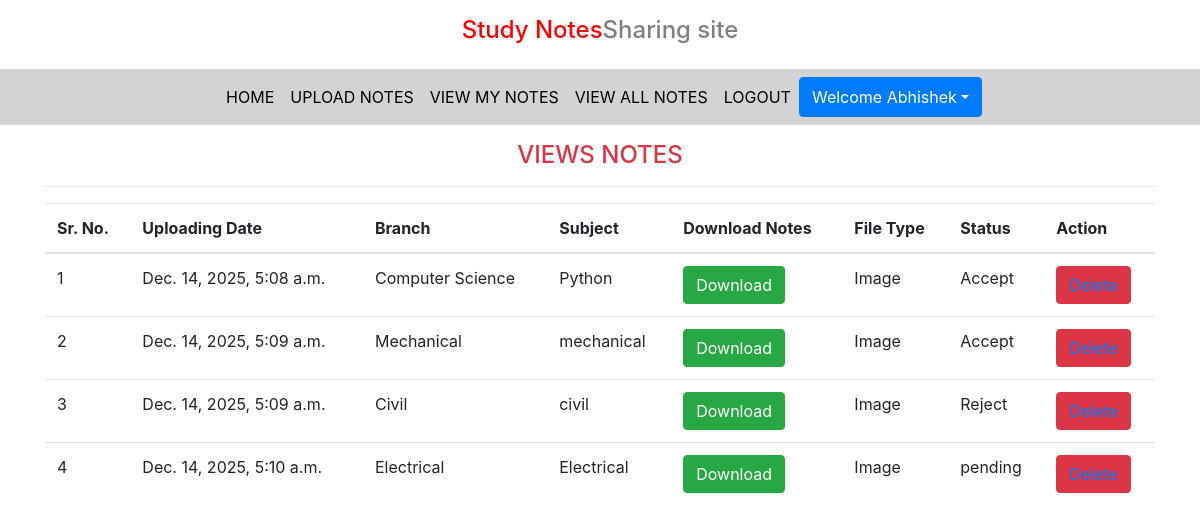
The app's page /view_notes (signed in) with its own data.
### notes/models.py (models this page shows, shortened)
class Notes(models.Model):
    user = models.ForeignKey(User, on_delete=models.CASCADE)
    uploadingdate = models.DateTimeField(auto_now_add=True)
    branch = models.CharField(max_length=30)
    subject = models.CharField(max_length=30)
    notesfile = models.FileField(upload_to='images/', null=True, blank=True)
    filetype = models.CharField(max_length=30, null=True, blank=True)
    description = models.CharField(max_length=200, null=True, blank=True)
    status = models.CharField(max_length=15)

### notes/views.py (the view)
# urls.py: path("view_notes",views.viewnotes,name="view_notes"),
def viewnotes(request):
     if not request.user.is_authenticated:
        return redirect('login')
     user=User.objects.get(id=request.user.id)
     Note=Notes.objects.filter(user=user)
     d={'note':Note}
     return render(request,'view_note.html',d)

### notes/templates/view_note.html
{% extends 'usernavigation.html' %}
{% load static %}
{% block body %}
<div class="container mt-3">
<h4 class="text-center text-danger">VIEWS NOTES</h4>
<hr>
<table class="table table=bordered" id="example">
<thead>
    <tr>
        <th>Sr. No.</th>
        <th>Uploading Date</th>
        <th>Branch</th>
        <th>Subject</th>
        <th>Download Notes</th>
        <th>File Type</th>
        <th>Status</th>
        <th>Action</th>
    </tr>
    {% for i in note %}
    <tr>
        <td>{{forloop.counter}}</td>
        <td>{{i.uploadingdate}}</td>
        <td>{{i.branch}}</td>
        <td>{{i.subject}}</td>
        <td><a href="{{i.notesfile.url}}" download class="btn btn-success" >Download</a></td>
        <td>{{i.filetype}}</td>
        <td>{{i.status}}</td>
        <td><button class="btn btn-danger"><a href="{% url 'deletenotes' i.id %}" onclick="return confirm('Are you sure ?')">Delete</a></button></td>
    </tr>
    {% endfor  %}
</thead>
</table>
</div>
{% endblock body %}

### notes/templates/usernavigation.html (shortened to what this page needs)
<!DOCTYPE html>
{% load static %}
<html lang="en">
<head>
  <link rel="stylesheet" href="https://maxcdn.bootstrapcdn.com/bootstrap/4.3.1/css/bootstrap.min.css">
  <link rel="stylesheet" href="https://use.fontawesome.com/releases/v5.6.3/css/all.css"></head>
  <link rel="stylesheet" href="{% static 'css/mystyle.css' %}">
<body>
    <h4 class="p-3 text-center"><span style="color:red"> Study Notes</span><span style="color:gray">Sharing site</span></h4>
<nav class="navbar navbar-expand-sm justify-content-center" style="background-color: lightgray;">
    <ul class="navbar-nav">
        <li class="nav-item">
            <a href="{% url 'profile' %}" class="nav-link">HOME</a>
        </li>
        <li class="nav-item">
            <a href="{% url 'upload_notes' %}" class="nav-link">UPLOAD NOTES</a>
        </li>
        <li class="nav-item">
            <a href="{% url 'view_notes' %}" class="nav-link">VIEW MY NOTES</a>
        </li>
        <li class="nav-item">
            <a href="{% url 'viewall_note' %}" class="nav-link">VIEW ALL NOTES</a>
        </li>
        <li class="nav-item">
            <a href="#" class="nav-link">LOGOUT</a>
        </li>
        <div class="btn-group">
            <button type="button" class="btn btn-primary dropdown-toggle" data-toggle="dropdown">Welcome {{request.user.first_name}}</button>
        </div>
    </ul>
</nav>
</body>
</html>
{% block body %}
{% endblock body %}

### notes/static/css/mystyle.css (style rules this page uses)
.nav-link { color: black; }

### records on screen
Notes: uploadingdate "Dec. 14, 2025, 5:08 a.m.", branch "Computer Science", subject "Python", filetype "Image", status "Accept"
Notes: uploadingdate "Dec. 14, 2025, 5:09 a.m.", branch "Mechanical", subject "mechanical", filetype "Image", status "Accept"
Notes: uploadingdate "Dec. 14, 2025, 5:09 a.m.", branch "Civil", subject "civil", filetype "Image", status "Reject"
Notes: uploadingdate "Dec. 14, 2025, 5:10 a.m.", branch "Electrical", subject "Electrical", filetype "Image", status "pending"

### other values on screen
{{ request.user.first_name }} "Abhishek"
